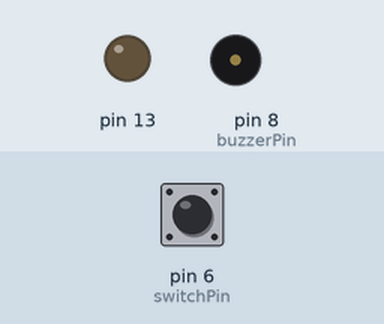
This sketch was run on a simulated Arduino Uno, built with avr-gcc and run on an emulated ATmega328P. Shown: output pins drawn as LEDs (lit = HIGH), buzzer (waves = sounding). Inputs (shaded band) come from the test bench; at power-on: pin 6 (switchPin) HIGH.

Above: at 1.2 s.
1.3 s: pin 6 (switchPin) pulled LOW for 1 s
At 1.67 s:
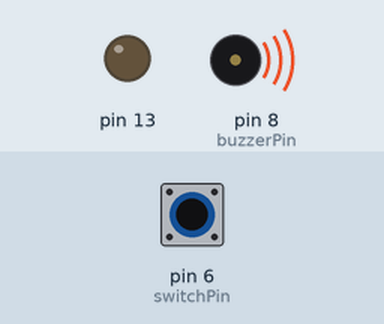
3.8 s: pin 6 (switchPin) pulled LOW for 3.2 s
At 4.17 s:
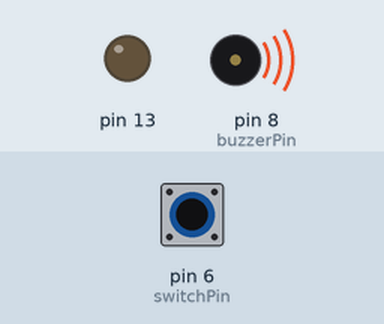
Timing chart, 0 to 8.8 s (numbered marks = the images above; inputs shaded):
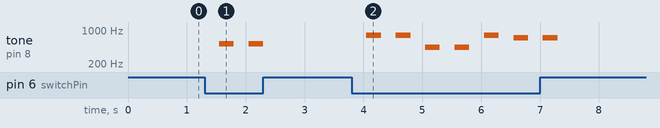

Measured:
- after the input at 1.3 s, tone on pin 8 (buzzerPin): alternates 523 Hz for 0.25 s and silent for 0.25 s, 4 changes in all, then stays silent, starting after 0.25 s
- after the input at 3.8 s, tone on pin 8 (buzzerPin): plays 784 Hz for 0.25 s, 784 Hz for 0.25 s, 440 Hz for 0.25 s, 440 Hz for 0.25 s, 784 Hz for 0.25 s, 698 Hz for 0.25 s … (7 notes in this stretch), starting after 0.25 s

The sketch:

PassiveBuzzer.ino
```cpp
int buzzerPin = 8;
int switchPin = 6;
byte buttonPresses = 0;
byte lastPressCount = 0;
int ANotes[] = {5,6,33,34};
int CNotes[] = {1,2,14,29,30,42};
int DNotes[] = {12,13,21,28,40,41};
int ENotes[] = {10,11,19,20,26,27,38,39};
int FNotes[] = {8,9,17,18,24,25,36,37};
int GNotes[] = {3,4,7,15,16,22,23,31,32,35};

void setup() {
  pinMode(buzzerPin, OUTPUT);
  pinMode(switchPin, INPUT_PULLUP);
  pinMode(13, OUTPUT);
  Serial.begin(9600);
}

void loop() {
if (digitalRead(switchPin) == LOW)  // check if button was pressed
  {
    buttonPresses++;                  // increment buttonPresses count
    delay(250);                       // debounce switch
  }

  if (lastPressCount != buttonPresses)              // only do output if the count has changed
  {
    int x = 0;

    // A
    for (x=0; x<(sizeof(ANotes)/sizeof(int)); x=x+1){
      if (ANotes[x] == buttonPresses){
        tone(buzzerPin, 440);
        delay(250);
        noTone(buzzerPin);
        //delay(250);
        x = (sizeof(ANotes)/sizeof(int)); // force end of array check
      }
    }

    // C
    for (x=0; x<(sizeof(CNotes)/sizeof(int)); x=x+1){
      if (CNotes[x] == buttonPresses){
        tone(buzzerPin, 523);
        delay(250);
        noTone(buzzerPin);
        //delay(250);
        x = (sizeof(CNotes)/sizeof(int)); // force end of array check
      }
    }


    // D
    for (x=0; x<(sizeof(DNotes)/sizeof(int)); x=x+1){
      if (DNotes[x] == buttonPresses){
        tone(buzzerPin, 587);
        delay(250);
        noTone(buzzerPin);
        //delay(250);
        x = (sizeof(DNotes)/sizeof(int)); // force end of array check
      }
    }


    // E
    for (x=0; x<(sizeof(ENotes)/sizeof(int)); x=x+1){
      if (ENotes[x] == buttonPresses){
        tone(buzzerPin, 659);
        delay(250);
        noTone(buzzerPin);
        //delay(250);
        x = (sizeof(ENotes)/sizeof(int)); // force end of array check
      }
    }

    // F
    for (x=0; x<(sizeof(FNotes)/sizeof(int)); x=x+1){
      if (FNotes[x] == buttonPresses){
        tone(buzzerPin, 698);
        delay(250);
        noTone(buzzerPin);
        //delay(250);
        x = (sizeof(FNotes)/sizeof(int)); // force end of array check
      }
    }

    // G
    for (x=0; x<(sizeof(GNotes)/sizeof(int)); x=x+1){
      if (GNotes[x] == buttonPresses){
        tone(buzzerPin, 784);
        delay(250);
        noTone(buzzerPin);
        //delay(250);
        x = (sizeof(GNotes)/sizeof(int)); // force end of array check
      }
    }

    lastPressCount = buttonPresses;    // track last press count
  }

  if (buttonPresses > 42) buttonPresses = 1;         // rollover every fourth press
}
```
